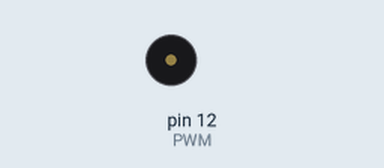
Bench run of a sketch on a simulated Arduino Uno, built with avr-gcc and run on an emulated ATmega328P. On the bench: buzzer (waves = sounding).

Above: at 0.1 s.
Timing chart, 0 to 40.0 s (numbered marks = the images above):
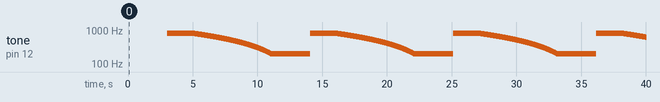

The sketch:

Buzzer.ino
```cpp
/***********蜂鸣器警报***************/
const int PWM = 12; //定义蜂鸣器I/O引脚-->GPIO12(D6)~
void setup() {
  pinMode(PWM,OUTPUT);
}

void loop() {
  for(int i=200;i<=800;i++){
    tone(PWM,i);
    delay(5);
  }
  delay(2000);
  for(int i=800;i>=200;i--){
    tone(PWM,i);
    delay(10);
  }
}
```

Measured:
- by itself, tone on pin 12 (PWM): plays 800 Hz for 2.0 s, 799 Hz for 0.01 s, 798 Hz for 0.01 s, 797 Hz for 0.01 s, 796 Hz for 0.01 s, 795 Hz for 0.01 s … (1989 notes in this stretch)
